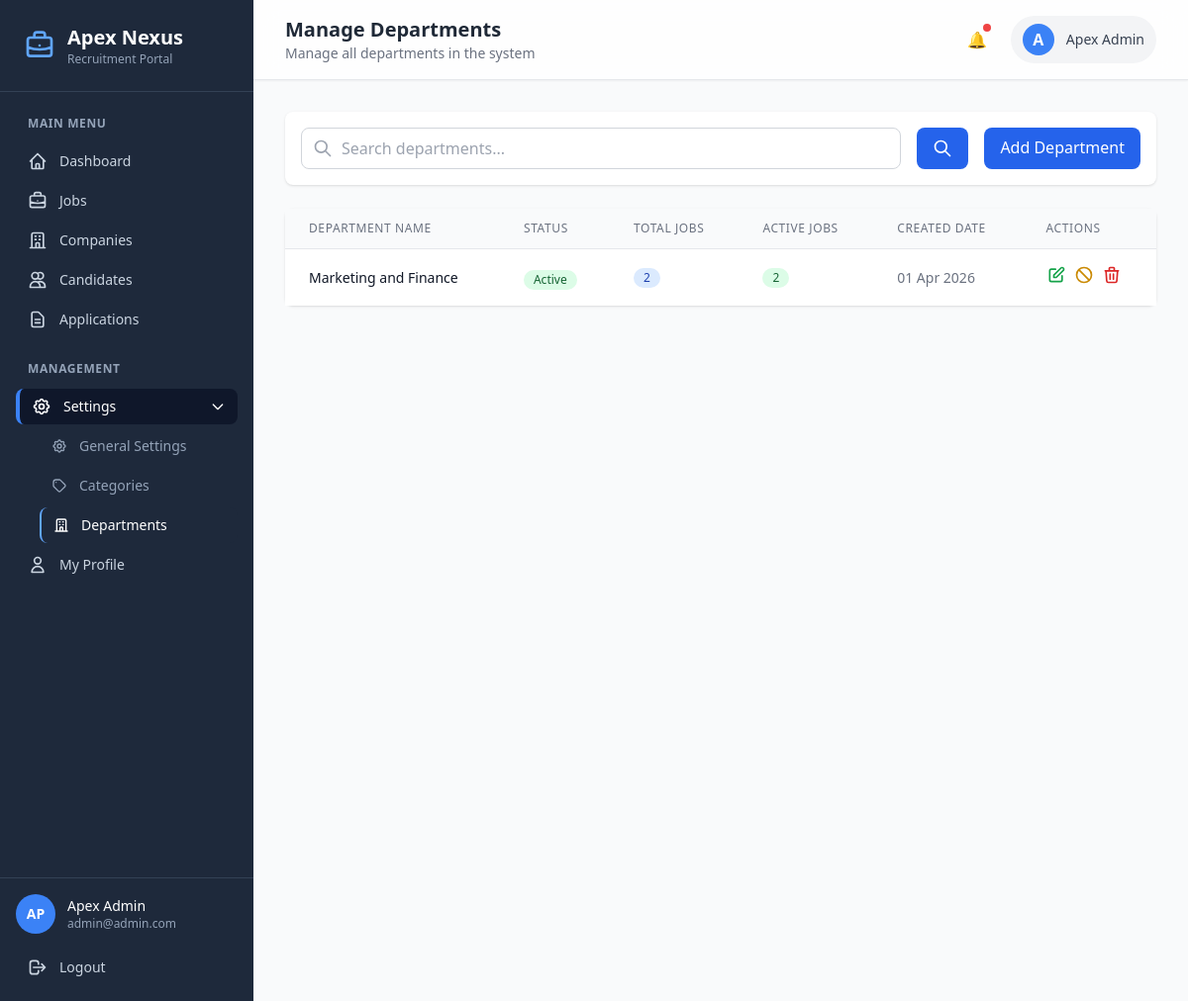
The app's page /admin/departments.php (signed in) with its own data.
### tables this page shows
CREATE TABLE `job_departments` (
  `id` int(10) UNSIGNED NOT NULL,
  `name` varchar(100) NOT NULL,
  `is_active` tinyint(1) NOT NULL DEFAULT 1,
  `created_by` int(10) UNSIGNED DEFAULT NULL,
  `created_at` timestamp NOT NULL DEFAULT current_timestamp(),
  `updated_at` timestamp NOT NULL DEFAULT current_timestamp() ON UPDATE current_timestamp()
);

### includes/functions.php (called while the page is built, shortened)
<?php
function clean($data) {
    return htmlspecialchars(strip_tags(trim($data)), ENT_QUOTES, 'UTF-8');
}
function formatDate($date) {
    return date('d M Y', strtotime($date));
}
?>

### admin/departments.php (the view, shortened to what this page needs)
<?php
require_once '../includes/header.php';
$search = clean($_GET['search'] ?? '');
try {
    $database = new Database();
    $pdo = $database->getConnection();
    $whereConditions = [];
    $params = [];
    $whereClause = count($whereConditions) > 0 ? "WHERE " . implode(" AND ", $whereConditions) : "";
    $departmentsQuery = "
        SELECT *,
               (SELECT COUNT(*) FROM jobs WHERE department_id = job_departments.id AND is_deleted = 0) as total_jobs,
               (SELECT COUNT(*) FROM jobs WHERE department_id = job_departments.id AND is_deleted = 0 AND status = 'active') as active_jobs
        FROM job_departments
        $whereClause
        ORDER BY created_at DESC
    ";
    $stmt = $pdo->prepare($departmentsQuery);
    $stmt->execute($params);
    $departments = $stmt->fetchAll();
} catch (PDOException $e) {
    error_log("Departments fetch error: " . $e->getMessage());
    setFlash('error', 'Failed to load departments data: ' . $e->getMessage());
    $departments = [];
}
require_once '../includes/admin-sidebar.php';
?>
<div class="lg:pl-64 bg-gray-50 min-h-screen">
    <div class="bg-white/80 backdrop-blur-md shadow-sm border-b px-4 sm:px-6 lg:px-8 py-4 flex justify-between items-center">
        <div>
            <h1 class="text-lg sm:text-xl font-semibold text-gray-800">Manage Departments</h1>
            <p class="text-sm text-gray-500">Manage all departments in the system</p>
        </div>
        <div class="flex items-center gap-4">
            <button class="relative p-2 rounded-full hover:bg-gray-100 transition">
                🔔
                <span class="absolute top-1 right-1 w-2 h-2 bg-red-500 rounded-full"></span>
            </button>
            <div class="flex items-center gap-3 bg-gray-100 px-3 py-2 rounded-full cursor-pointer hover:bg-gray-200 transition">
                <div class="w-8 h-8 rounded-full bg-blue-500 text-white flex items-center justify-center font-semibold">
                    <?php echo strtoupper(substr($_SESSION['user_name'] ?? 'A', 0, 1)); ?>
                </div>
                <span class="text-sm font-medium text-gray-700 hidden sm:block">
                    <?php echo htmlspecialchars($_SESSION['user_name'] ?? 'Admin'); ?>
                </span>
            </div>
        </div>
    </div>
    <div class="p-4 sm:p-6 lg:p-8">
        <div class="bg-white rounded-lg shadow mb-6 p-4">
            <form method="GET" class="flex flex-col md:flex-row gap-4">
                <div class="flex-1">
                    <div class="relative">
                        <div class="absolute inset-y-0 left-0 pl-3 flex items-center pointer-events-none">
                        </div>
                        <input
                            type="text"
                            name="search"
                            placeholder="Search departments..."
                            value="<?php echo htmlspecialchars($search); ?>"
                            class="pl-10 pr-4 py-2 border border-gray-300 rounded-lg focus:ring-blue-500 focus:border-blue-500 w-full"
                        >
                    </div>
                </div>
                <button type="submit" class="px-4 py-2 bg-blue-600 text-white rounded-lg hover:bg-blue-700 transition">
                   <svg class="w-5 h-5" fill="none" stroke="currentColor" viewBox="0 0 24 24">
                    <path stroke-linecap="round" stroke-linejoin="round" stroke-width="2" d="M21 21l-6-6m2-5a7 7 0 11-14 0 7 7 0 0114 0z"></path>
                   </svg>
                </button>
                <a href="/apex-nexus-portal/admin/add-department.php" class="gap-2 px-4 py-2 bg-blue-600 text-white rounded-lg hover:bg-blue-700 transition">
                    Add Department
                </a>
            </form>
        </div>
        <div class="bg-white rounded-lg shadow">
            <div class="overflow-x-auto">
                <table class="min-w-full divide-y divide-gray-200">
                    <thead class="bg-gray-50">
                        <tr>
                            <th class="px-6 py-3 text-left text-xs font-medium text-gray-500 uppercase tracking-wider">Department Name</th>
                            <th class="px-6 py-3 text-left text-xs font-medium text-gray-500 uppercase tracking-wider">Status</th>
                            <th class="px-6 py-3 text-left text-xs font-medium text-gray-500 uppercase tracking-wider">Total Jobs</th>
                            <th class="px-6 py-3 text-left text-xs font-medium text-gray-500 uppercase tracking-wider">Active Jobs</th>
                            <th class="px-6 py-3 text-left text-xs font-medium text-gray-500 uppercase tracking-wider">Created Date</th>
                            <th class="px-6 py-3 text-left text-xs font-medium text-gray-500 uppercase tracking-wider">Actions</th>
                        </tr>
                    </thead>
                    <tbody class="bg-white divide-y divide-gray-200">
                        <?php if (count($departments) > 0): ?>
                            <?php foreach ($departments as $department): ?>
                                <tr>
                                    <td class="px-6 py-4 whitespace-nowrap">
                                        <div class="text-sm font-medium text-gray-900">
                                            <?php echo htmlspecialchars($department['name']); ?>
                                        </div>
                                    </td>
                                    <td class="px-6 py-4 whitespace-nowrap">
                                        <span class="inline-flex items-center px-2.5 py-0.5 rounded-full text-xs font-medium <?php echo $department['is_active'] ? 'bg-green-100 text-green-800' : 'bg-red-100 text-red-800'; ?>">
                                            <?php echo $department['is_active'] ? 'Active' : 'Inactive'; ?>
                                        </span>
                                    </td>
                                    <td class="px-6 py-4 whitespace-nowrap text-sm text-gray-500">
                                        <span class="inline-flex items-center px-2.5 py-0.5 rounded-full text-xs font-medium bg-blue-100 text-blue-800">
                                            <?php echo number_format($department['total_jobs']); ?>
                                        </span>
                                    </td>
                                    <td class="px-6 py-4 whitespace-nowrap text-sm text-gray-500">
                                        <span class="inline-flex items-center px-2.5 py-0.5 rounded-full text-xs font-medium bg-green-100 text-green-800">
                                            <?php echo number_format($department['active_jobs']); ?>
                                        </span>
                                    </td>
                                    <td class="px-6 py-4 whitespace-nowrap text-sm text-gray-500">
                                        <?php echo formatDate($department['created_at']); ?>
                                    </td>
                                    <td class="px-6 py-4 whitespace-nowrap text-sm font-medium">
                                        <div class="flex space-x-2">
                                            <a href="/apex-nexus-portal/admin/add-department.php?id=<?php echo $department['id']; ?>"
                                               class="text-green-600 hover:text-green-900 text-sm">
                                                <svg class="w-5 h-5" fill="none" stroke="currentColor" viewBox="0 0 24 24">
                                                    <path stroke-linecap="round" stroke-linejoin="round" stroke-width="2" d="M11 5H6a2 2 0 00-2 2v11a2 2 0 002 2h11a2 2 0 002-2v-5m-1.414-9.414a2 2 0 112.828 2.828L11.828 15H9v-2.828l8.586-8.586z"></path>
                                                </svg>
                                            </a>
                                            <form method="POST" class="inline">
                                                <button type="submit"
                                                        class="<?php echo $department['is_active'] ? 'text-yellow-600 hover:text-yellow-900' : 'text-blue-600 hover:text-blue-900'; ?> text-sm"
                                                        title="<?php echo $department['is_active'] ? 'Deactivate' : 'Activate'; ?>">
                                                    <?php if ($department['is_active']): ?>
                                                        <svg class="w-5 h-5" fill="none" stroke="currentColor" viewBox="0 0 24 24">
                                                            <path stroke-linecap="round" stroke-linejoin="round" stroke-width="2" d="M18.364 18.364A9 9 0 005.636 5.636m12.728 12.728A9 9 0 015.636 5.636m12.728 12.728L5.636 5.636"></path>
                                                        </svg>
                                                    <?php else: ?>
                                                        <svg class="w-5 h-5" fill="none" stroke="currentColor" viewBox="0 0 24 24">
                                                            <path stroke-linecap="round" stroke-linejoin="round" stroke-width="2" d="M9 12l2 2 4-4m6 2a9 9 0 11-18 0 9 9 0 0118 0z"></path>
                                                        </svg>
                                                    <?php endif; ?>
                                                </button>
                                            </form>
                                            <form method="POST" onsubmit="return confirm('Delete this department? This action cannot be undone.')" class="inline">
                                                <button type="submit" class="text-red-600 hover:text-red-900 text-sm"
                                                        <?php echo $department['total_jobs'] > 0 ? 'disabled title="Cannot delete - department has jobs"' : ''; ?>>
                                                    <svg class="w-5 h-5" fill="none" stroke="currentColor" viewBox="0 0 24 24">
                                                        <path stroke-linecap="round" stroke-linejoin="round" stroke-width="2" d="M19 7l-.867 12.142A2 2 0 0116.138 21H7.862a2 2 0 01-1.995-1.858L5 7m5 4v6m4-6v6m1-10V4a1 1 0 00-1-1h-4a1 1 0 00-1 1v3M4 7h16"></path>
                                                    </svg>
                                                </button>
                                            </form>
                                        </div>
                                    </td>
                                </tr>
                            <?php endforeach; ?>
                        <?php endif; ?>
                    </tbody>
                </table>
            </div>
        </div>
    </div>
</div>
<?php require_once '../includes/footer.php'; ?>

### records on screen
job_departments: name "Marketing and Finance", is_active "Active", total_jobs "2", active_jobs "2", created_at "01 Apr 2026"

### other values on screen
substr($_SESSION['user_name'] ?? 'A', 0, 2) "AP"
$_SESSION['user_name'] "Apex Admin"
$_SESSION['user_email'] "admin@admin.com"
substr($_SESSION['user_name'] ?? 'A', 0, 1) "A"
